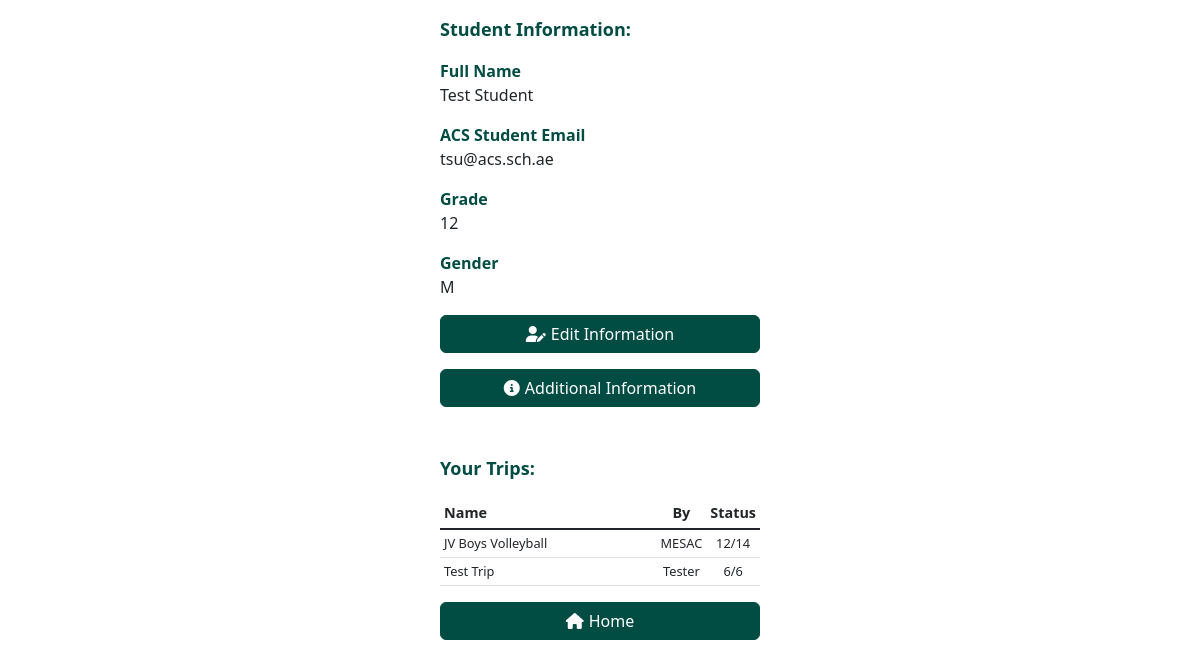
Page /student/ (signed in) on the committed database.
### classes.py (models this page shows, shortened)
class Student(db.Model):
    __tablename__ = 'students'
    id = db.Column(db.Integer, primary_key=True)
    name = db.Column(db.String, nullable=False)
    email = db.Column(db.String, nullable=False)
    grade = db.Column(db.Integer, nullable=False)
    gender = db.Column(db.String(1), nullable=True, default="-")
    @staticmethod
    def get_student_by_id(student_id, return_dict=True):
        student = db.session.query(Student).filter_by(id=student_id).first()
        if not return_dict or student is None:
            return student
        else:
            return dict_converter(student)

class Trip(db.Model):
    __tablename__ = 'trips'
    trip_ids = []
    id = db.Column(db.Integer, primary_key=True)
    teacher_id = db.Column(db.Integer, nullable=False, default=0)
    code = db.Column(db.String(6), nullable=False)
    name = db.Column(db.String, nullable=False)
    organizer = db.Column(db.String, nullable=False)
    num_groups = db.Column(db.Integer, nullable=False)
    group_size = db.Column(db.Integer, nullable=False)
    details = db.Column(db.String, nullable=True)
    @staticmethod
    def get_trip_by_id(id, return_dict=False):
        trip = db.session.query(Trip).filter_by(id=id).first()
        if return_dict:
            return dict_converter(trip)
        else:
            return trip

### app.py (the view, shortened to what this page needs)
@app.route("/student/", methods=["GET", "POST"])
@student_only
def student():
    student = current_user['student']
    if request.method == "GET":
        student_trips = TripStudent.get_trips_by_student(student['id'], return_dict=True)
        trip_studs = [TripStudent.get_students_in_trip(trip['id']) for trip in student_trips]
        user = current_user['db_user']
        info = {
            "user_name": user.name,
            "login_email": user.email,
            "is_student": user.is_student,
            "is_teacher": user.is_teacher,
            "is_admin": user.is_admin,
            "date_created": user.date_created,
            "date_verified": user.date_verified
        }
        return render_template("student/student.html", student=student, student_trips=student_trips, trip_studs=trip_studs, info=info)

### app.py (called while the page is built)
def login_required(disable_verify=False):
    def decorator(f):
        @wraps(f)
        def decorated_function(*args, **kwargs):
            if 'user_id' not in session or current_user['db_user'] is None:
                return redirect("/login")
            elif not disable_verify and current_user['db_user'] is not None and not current_user['db_user'].is_verified:
                if not current_user['db_user'].is_resetting:
                    return redirect("/verify")
            return f(*args, **kwargs)
        return decorated_function
    return decorator

def student_only(f):
    @wraps(f)
    @login_required()
    def decorated_function(*args, **kwargs):
        if not current_user['db_user'].is_student:
            abort(403)
        return f(*args, **kwargs)
    return decorated_function

@app.before_request
def before_request():
    if 'user_id' in session:
        if User.check_exist_with_id(session['user_id']):
            current_user['db_user'] = User.get_user_by_id(session['user_id'])
            if current_user['db_user'].is_teacher:
                current_user['teacher'] = Teacher.get_teacher_by_id(current_user['db_user'].teacher_id)
            if current_user['db_user'].is_student:
                current_user['student'] = Student.get_student_by_id(current_user['db_user'].student_id)

### classes.py (called while the page is built)
def dict_converter(row):
    return {column.name: getattr(row, row.__mapper__.get_property_by_column(column).key) for column in row.__table__.columns}

    @staticmethod
    def get_user_by_id(id):
        return db.session.query(User).filter_by(id=id).first()

    @staticmethod
    def check_exist_with_id(id):
        return User.get_user_by_id(id) is not None

    @staticmethod
    def get_teacher_by_id(teacher_id, return_dict=True):
        teacher = db.session.query(Teacher).filter_by(id=teacher_id).first()
        if not return_dict or teacher is None:
            return teacher
        else:
            return dict_converter(teacher)

    @staticmethod
    def get_trips_by_student(student_id, return_dict=False):
        trip_ids = db.session.query(TripStudent.trip_id).filter_by(student_id=student_id).all()
        trip_ids = [id[0] for id in trip_ids]
        return [Trip.get_trip_by_id(id, return_dict) for id in trip_ids]

### templates/student/student.html (shortened to what this page needs)
{% extends "layout.html" %}
{% block main %}
<label class="d-grid form-label mt-3 mx-auto">Student Information:</label>
<label class="d-grid info-label mt-3 mx-auto">Full Name</label>
<text class="d-grid mx-auto">{{student.name}}</text>
<label class="d-grid info-label mt-3 mx-auto">ACS Student Email</label>
<text class="d-grid mx-auto">{{student.email}}</text>
<label class="d-grid info-label mt-3 mx-auto">Grade</label>
<text class="d-grid mx-auto">{{student.grade}}</text>
<label class="d-grid info-label mt-3 mx-auto">Gender</label>
<text class="d-grid mx-auto">{{student.gender}}</text>
<button class="mt-3 d-grid gap-2 col-6 mx-auto btn btn-primary" data-bs-toggle="modal" data-bs-target="#student_edit_information">
    <div class="icon-text-container center-div">
        <i class="fas fa-user-pen"></i>
        <span>Edit Information</span>
    </div>
</button>
<button class="mt-3 d-grid gap-2 col-6 mx-auto btn btn-primary" data-bs-toggle="modal" data-bs-target="#more_info">
    <div class="icon-text-container center-div">
        <i class="fas fa-circle-info"></i>
        <span>Additional Information</span>
    </div>
</button>
<label class="d-grid form-label mt-5 mx-auto">Your Trips:</label>
<table class="table table-10-rows table-sm table-hover mt-3 mx-auto" id="trips_table">
    <thead>
        <tr>
            <th style="width: 100%;" scope="col">Name</th>
            <th class="text-center" scope="col">By</th>
            <th class="text-center" scope="col">Status</th>
        </tr>
    </thead>
    <tbody class="table-group-divider">
        {%for i in range(student_trips|length)%}
        <tr onclick="window.location = '/student/{{student_trips[i].code}}'">
            <td style="width: 100%;">{{student_trips[i].name}}</td>
            <td class="text-center">{{student_trips[i].organizer}}</td>
            <td class="text-center">{{trip_studs[i]|length}}/{{student_trips[i].num_groups * student_trips[i].group_size}}</td>
        </tr>
        {%endfor%}
    </tbody>
</table>
<button onclick="window.location='/'" class="mt-3 d-grid gap-2 col-6 mx-auto btn btn-primary">
    <div class="icon-text-container center-div">
        <i class="fas fa-home"></i>
        <span>Home</span>
    </div>
</button>
{% endblock %}

### static/css/style.css (style rules this page uses)
:root { --default-width: 320px; --modal-width: 360px; --acs-green: #014C43; --acs-green-transparent: #014c4350; }
.btn-primary { width: var(--default-width) !important; border-color: var(--acs-green) !important; background-color: var(--acs-green) !important; }
.form-label { width: var(--default-width) !important; }
label { color: var(--acs-green); font-weight: bold; font-size: large; }
.info-label { width: var(--default-width) !important; margin-left: auto; font-size: medium; }
text { width: var(--default-width) !important; }
.table { width: var(--default-width) !important; display: block !important; max-height: 500px !important; overflow: auto !important; }
.table-10-rows { width: var(--default-width) !important; display: block !important; max-height: 313px !important; overflow: auto !important; }
thead { top: 0; color: var(--acs-green); position: sticky; background-color: white; font-size: 90%; }
td { white-space: nowrap; font-size: 80%; }
.icon-text-container { display: flex; align-items: center; }
.icon-text-container i { margin-right: 5px; }
.center-div { margin: auto; }

### templates/layout.html (style rules this page uses)
.hidden { display:none; }

### rows in the picture
Student: name "Test Student", email "tsu@acs.sch.ae"
Trip: name "JV Boys Volleyball", organizer "MESAC"
Trip: name "Test Trip", organizer "Tester"

### other values in the picture
{{ student.grade }} "12"
{{ student.gender }} "M"
{{ trip_studs[i]|length }} "12" "6"
{{ student_trips[i].num_groups * student_trips[i].group_size }} "14" "6"
